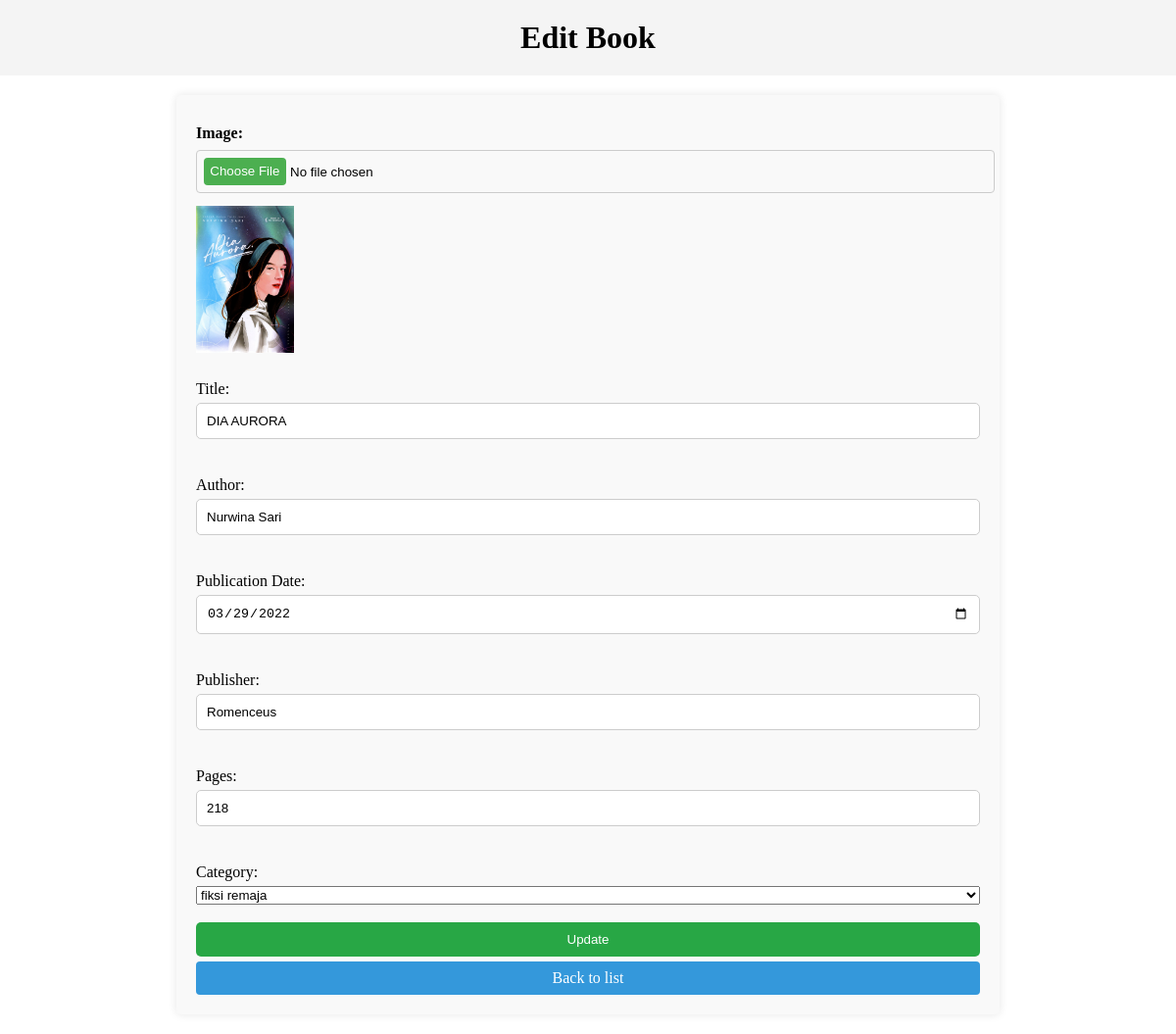
Screenshot of /app/books/update.php?id=22 with the database file from the repository.
### tables this page shows
CREATE TABLE `books` (
  `id` int(11) NOT NULL,
  `title` varchar(255) NOT NULL,
  `author` varchar(255) NOT NULL,
  `publication_date` date NOT NULL,
  `publisher` varchar(255) NOT NULL,
  `pages` int(11) NOT NULL,
  `category_id` int(11) DEFAULT NULL,
  `image_path` varchar(100) DEFAULT NULL
);

CREATE TABLE `categories` (
  `id` int(11) NOT NULL,
  `name` varchar(255) NOT NULL
);

### app/books/update.php (the view, shortened to what this page needs)
<?php
include '../db.php';
$categories = $conn->query("SELECT * FROM categories");
if (isset($_GET['id'])) {
    $book_id = $conn->real_escape_string($_GET['id']);
    $result = $conn->query("SELECT * FROM books WHERE id = $book_id");
    if ($result->num_rows > 0) {
        $book = $result->fetch_assoc();
    } else {
        die('Book not found');
    }
} else {
    die('No book ID provided');
}
?>
<!DOCTYPE html>
<html lang="en">
<head>
    <link rel="stylesheet" href="update.css">
</head>
<body>
    <header>
        <h1>Edit Book</h1>
    </header>
    <div class="container">
        <form action="update_book.php" method="post" enctype="multipart/form-data">
        <label for="image">Image:</label>
            <input type="file" id="image" name="image">
            <?php if (!empty($book['image_path'])): ?>
                <img src="<?php echo htmlspecialchars($book['image_path']); ?>" alt="<?php echo htmlspecialchars($book['title']); ?>" width="100"><br>
            <?php endif; ?>
            <label for="title">Title:</label>
            <input type="text" id="title" name="title" value="<?php echo htmlspecialchars($book['title']); ?>" required><br>
            <label for="author">Author:</label>
            <input type="text" id="author" name="author" value="<?php echo htmlspecialchars($book['author']); ?>" required><br>
            <label for="publication_date">Publication Date:</label>
            <input type="date" id="publication_date" name="publication_date" value="<?php echo htmlspecialchars($book['publication_date']); ?>" required><br>
            <label for="publisher">Publisher:</label>
            <input type="text" id="publisher" name="publisher" value="<?php echo htmlspecialchars($book['publisher']); ?>" required><br>
            <label for="pages">Pages:</label>
            <input type="number" id="pages" name="pages" value="<?php echo htmlspecialchars($book['pages']); ?>" required><br>
            <label for="category">Category:</label>
            <select id="category" name="category_id" required>
                <?php while ($row = $categories->fetch_assoc()) { ?>
                    <option value="<?php echo htmlspecialchars($row['id']); ?>" <?php echo ($row['id'] == $book['category_id']) ? 'selected' : ''; ?>>
                        <?php echo htmlspecialchars($row['name']); ?>
                    </option>
                <?php } ?>
            </select><br>
            <button type="submit">Update</button>
            <a href="list.php" class="btn btn-update">Back to list</a>
        </form>
    </div>
</body>
</html>

### app/books/update.css (style rules this page uses)
body { font-family: 'Merriweather', serif; margin: 0; padding: 0; }
header { background-color: #f4f4f4; padding: 20px; text-align: center; }
header h1 { margin: 0; }
.btn { display: inline-block; padding: 8px 16px; text-align: center; text-decoration: none; color: #fff; background-color: #3498db; border-radius: 4px; border: none; font-size: 16px; cursor: pointer; transition: background-color 0.3s ease; margin-top: 5px; }
.container { width: 80%; max-width: 800px; margin: 20px auto; padding: 20px; background-color: #f9f9f9; border-radius: 5px; box-shadow: 0 0 10px rgba(0,0,0,0.1); }
form { display: flex; flex-direction: column; }
label { margin: 10px 0 5px; }
input[type="text"], input[type="number"], input[type="date"] { padding: 10px; margin-bottom: 10px; border: 1px solid #ccc; border-radius: 5px; }
button { padding: 10px 20px; color: #fff; background-color: #28a745; border: none; border-radius: 5px; cursor: pointer; }
label[for="image"] { display: block; font-weight: bold; margin-bottom: 0.5em; }
input[type="file"]#image { display: block; padding: 0.5em; border: 1px solid #ccc; border-radius: 4px; background: #f9f9f9; margin-bottom: 1em; width: 100%; }

### rows the page displays
books: image_path (picture), title "DIA AURORA", author "Nurwina Sari", publication_date "03/29/2022", publisher "Romenceus", pages "218", category_id "fiksi remaja"
